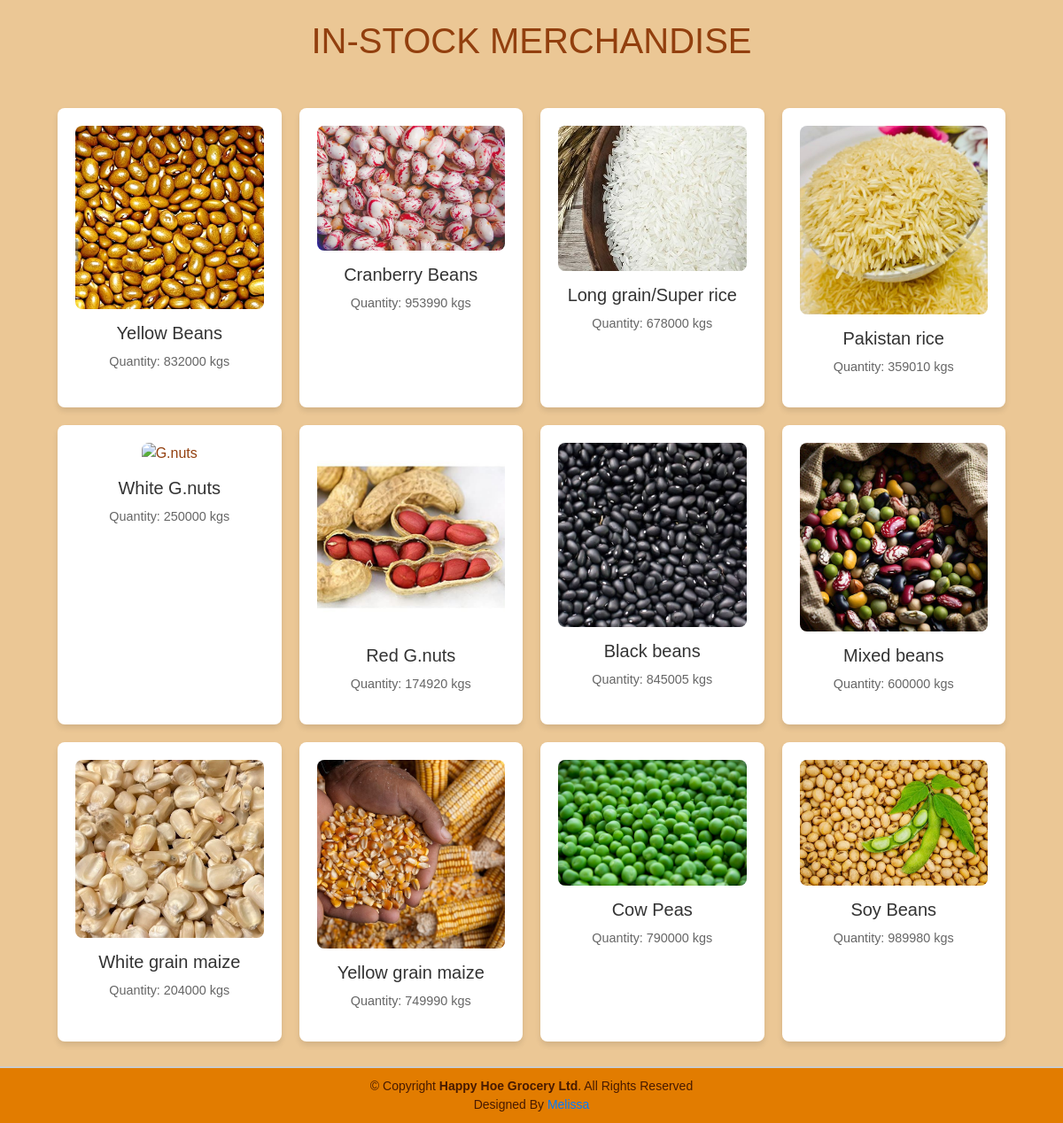
/ (lower part), run on an earlier commit of the app's database.
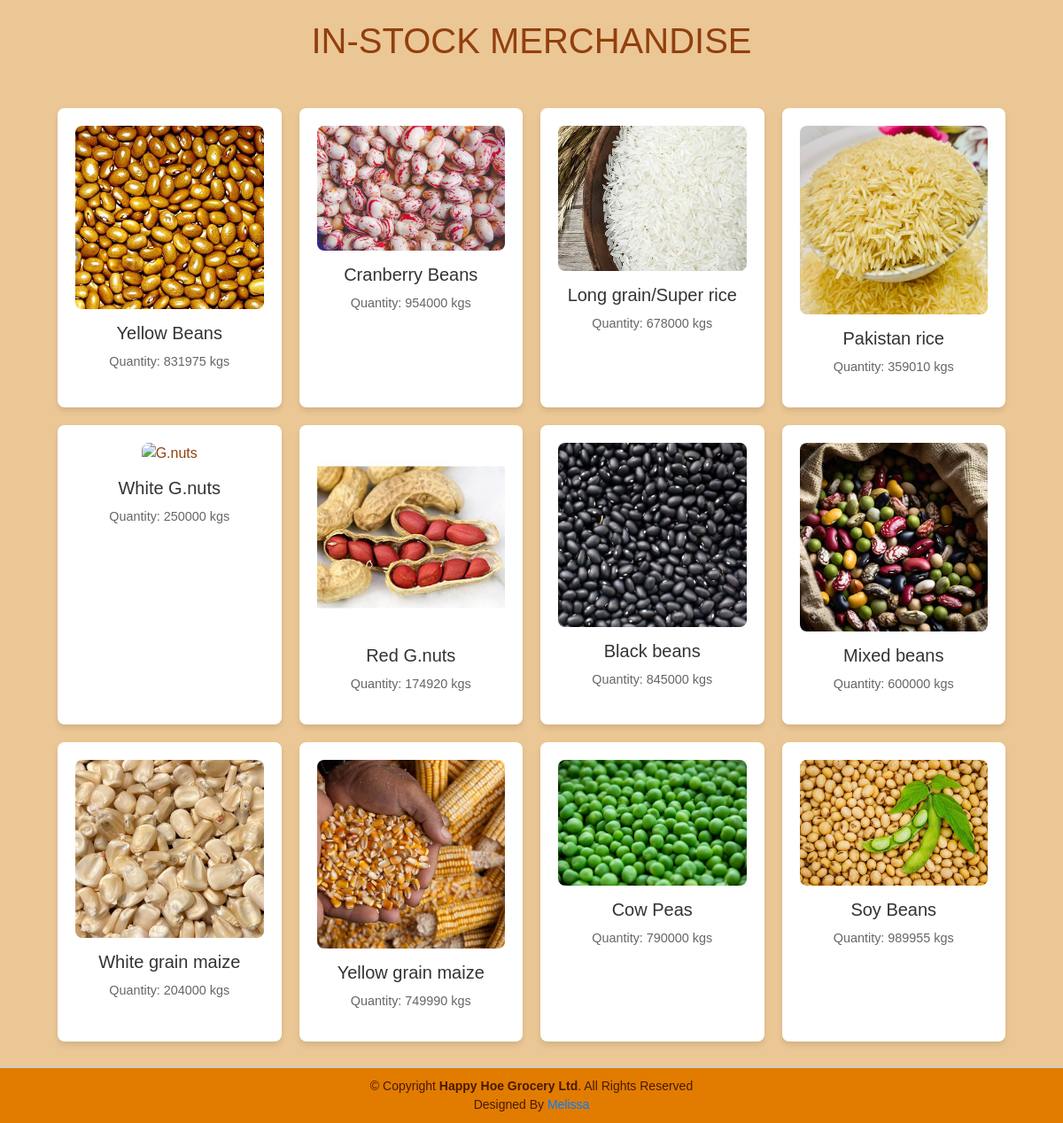
And on a later commit of the database.
### Grocery_app/models.py (models this page shows, shortened)
class Stockx(models.Model):
    item_name = models.CharField(max_length=50, null=True, blank=True)
    stock_type = models.CharField(max_length=50, null=True, blank=True)
    stock_source = models.CharField(max_length=50, null=True, blank=True)
    unit_cost = models.IntegerField(default=0, null=True, blank=True)
    unit_price = models.IntegerField(default=0, null=True, blank=True)
    total_quantity = models.IntegerField(default=0, null=True, blank=True)
    stock_branch = models.CharField(max_length=50, null=True, blank=True)
    stock_date = models.DateTimeField(auto_now_add=True, null=True, blank=True) #Automtically sets it when object is first recorded.
    stock_time = models.TimeField(auto_now_add=True, null=True, blank=True)
    stock_dealer = models.CharField(max_length=50, null=True, blank=True)
    stock_contact = models.IntegerField(default=0, null=True, blank=True)
    issued_quantity = models.IntegerField(default=0, null=True, blank=True)

### Grocery_app/views.py (the view)
# urls.py: path('',views.index,name ="index"),
def index(request):
    items = Stockx.objects.all().order_by('-id')
    return render(request,'Grocery_app/index.html', {'items': items})

### Grocery_app/templates/Grocery_app/index.html (shortened to what this page needs)
{% load static %}
<!DOCTYPE html>
<html lang="en">
<head>
  <link rel="stylesheet" href="https://stackpath.bootstrapcdn.com/bootstrap/4.5.2/css/bootstrap.min.css"
>
  <link rel="stylesheet" href="{% static 'css/main.css' %}">
</head>
<body>
  <br><br><br><br><br>
  <br>
  <div class="container">
    <h1 class="text-center">IN-STOCK MERCHANDISE</h1>
    <br>
    <div class="menu-container">
      <div class="menu-item">
        <img src="{% static 'images/yellowbeans.jpeg' %}" alt="Yellow Beans" class="" height="200px" width="100%">
        <h3>Yellow Beans</h3>
        <p>Quantity: {{ items.0.total_quantity }} kgs</p>
      </div>
      <div class="menu-item">
        <img src="{% static 'images/cranberrybeans.jpg' %}" alt="Cranberry Beans" class="" height="200px" width="100%">
        <h3>Cranberry Beans</h3>
        <p>Quantity: {{ items.1.total_quantity }} kgs</p>
      </div>
      <div class="menu-item">
        <img src="{% static 'images/super_rice.jpeg' %}" alt="Rice" class="">
        <h3>Long grain/Super rice</h3>
        <p>Quantity: {{ items.2.total_quantity }} kgs</p>
      </div>
      <div class="menu-item">
        <img src="{% static 'images/pakistan_basmati.jpeg' %}" alt="rice" class="">
        <h3>Pakistan rice</h3>
        <p>Quantity: {{ items.3.total_quantity }} kgs</p>
      </div>
      <div class="menu-item">
        <img src="{% static 'images/g.nutwhite.jpeg' %}" alt="G.nuts" class="">
        <h3>White G.nuts</h3>
        <p>Quantity: {{ items.4.total_quantity }} kgs</p>
      </div>
      <div class="menu-item">
        <img src="{% static 'images/groundnuts.jpeg' %}" alt="G.nuts" class="">
        <h3> Red G.nuts</h3>
        <p>Quantity: {{ items.5.total_quantity }} kgs</p>
      </div>
      <div class="menu-item">
        <img src="{% static 'images/blackbeans.jpeg' %}" alt="beans" class="">
        <h3>Black beans</h3>
        <p>Quantity: {{ items.6.total_quantity }} kgs</p>
      </div>
      <div class="menu-item">
        <img src="{% static 'images/mixedbeans.jpg' %}" alt="beans" class="">
        <h3>Mixed beans</h3>
        <p>Quantity: {{ items.7.total_quantity }} kgs</p>
      </div>
      <div class="menu-item">
        <img src="{% static 'images/whitegrainmaize.jpeg' %}" alt="G.nuts" class="">
        <h3>White grain maize</h3>
        <p>Quantity: {{ items.8.total_quantity }} kgs</p>
      </div>
      <div class="menu-item">
        <img src="{% static 'images/corn.jpeg' %}" alt="maize" class="">
        <h3>Yellow grain maize</h3>
        <p>Quantity: {{ items.9.total_quantity }} kgs</p>
      </div>
      <div class="menu-item">
        <img src="{% static 'images/cowpeas.jpg' %}" alt="maize" class="">
        <h3>Cow Peas</h3>
        <p>Quantity: {{ items.10.total_quantity }} kgs</p>
      </div>
      <div class="menu-item">
        <img src="{% static 'images/soybeans.jpeg' %}" alt="soybeans" class="">
        <h3>Soy Beans</h3>
        <p>Quantity: {{ items.11.total_quantity }} kgs</p>
      </div>
    </div>
  </div>
  <br><br><br>
  <footer class="footer">
    <div>
      &copy; Copyright <strong>Happy Hoe Grocery Ltd</strong>. All Rights Reserved
    </div>
    <div>
      Designed By <a href="https://github.com/Melissa9mpenzi" target="_blank">Melissa</a>
    </div>
  </footer>
</body>
</html>

What changed in the data, as far as the page shows it:
changed Stockx (number 1 of 12 on the later page): total_quantity "832000" → "831975"
changed Stockx (number 2 of 12 on the later page): total_quantity "953990" → "954000"
changed Stockx (number 7 of 12 on the later page): total_quantity "845005" → "845000"
changed Stockx (number 12 of 12 on the later page): total_quantity "989980" → "989955"
